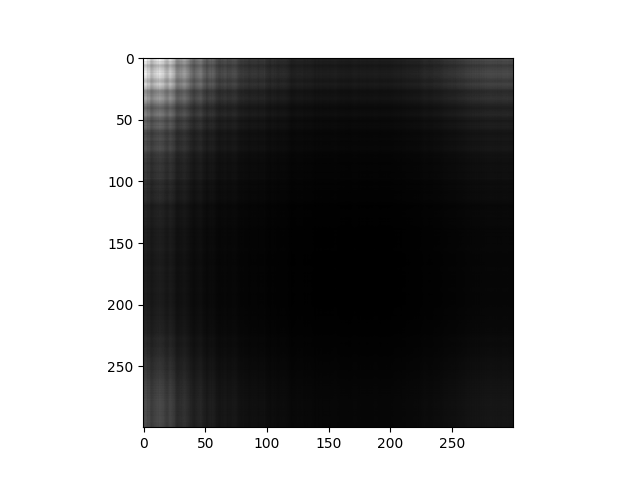
#> input picture test/meshing/075775_treated_xye.png, 640 x 480 px
$ python contours.py
#> lines starting #> are read from the running program, lines starting #| are printed output that depends on the picture; after the words box and inside, x2 and y2 are one past the last pixel; in counts of white or black regions, pixels touching at a corner belong together
import cv2
import numpy as np


# Load the image in grayscale
img = cv2.imread('test/meshing/075775_treated_xye.png', 0)
#> img is the input picture: shape (480, 640); min 0, max 255, mean 148
# Apply Gaussian blur to smooth the image
blur = cv2.GaussianBlur(img, (5, 5), 0)
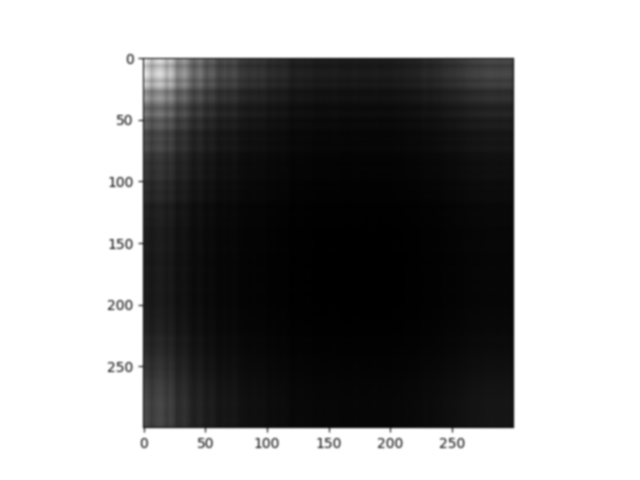
#> blur: shape (480, 640); min 0, max 255, mean 148

# Apply adaptive thresholding to binarize the image
thresh = cv2.adaptiveThreshold(blur, 255, cv2.ADAPTIVE_THRESH_GAUSSIAN_C, cv2.THRESH_BINARY, 11, 2)
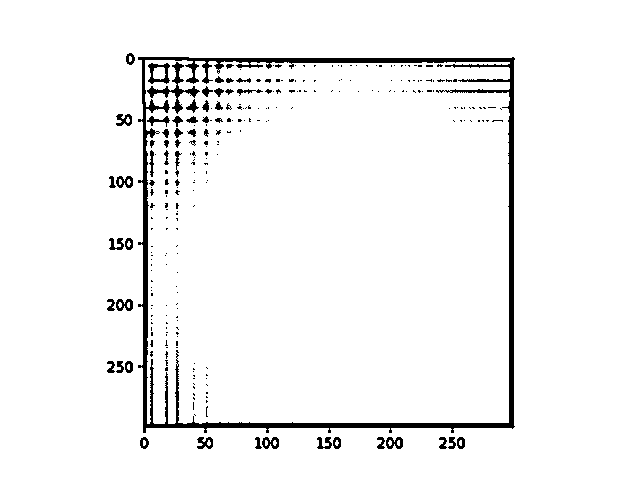
#> thresh: shape (480, 640); 95.7% white; 275 black regions (221 under 20 px)
# Find the contours in the thresholded image
contours, hierarchy = cv2.findContours(thresh, cv2.RETR_TREE, cv2.CHAIN_APPROX_SIMPLE)
#> contours = 348 contours, 268 with area under 20; largest, box (x1, y1, x2, y2) and area: (0, 0, 640, 480) 306081, (137, 56, 516, 434) 138314, (145, 60, 510, 424) 127918, (146, 61, 201, 115) 610, (147, 62, 171, 85) 390
# Create a blank image to draw the components onto
components = np.zeros_like(thresh)

# Iterate through the contours and draw each one onto the components image
for i in range(len(contours)):
    cv2.drawContours(components, contours, i, (255, 255, 255), -1)
#> components: shape (480, 640); every value is 255
